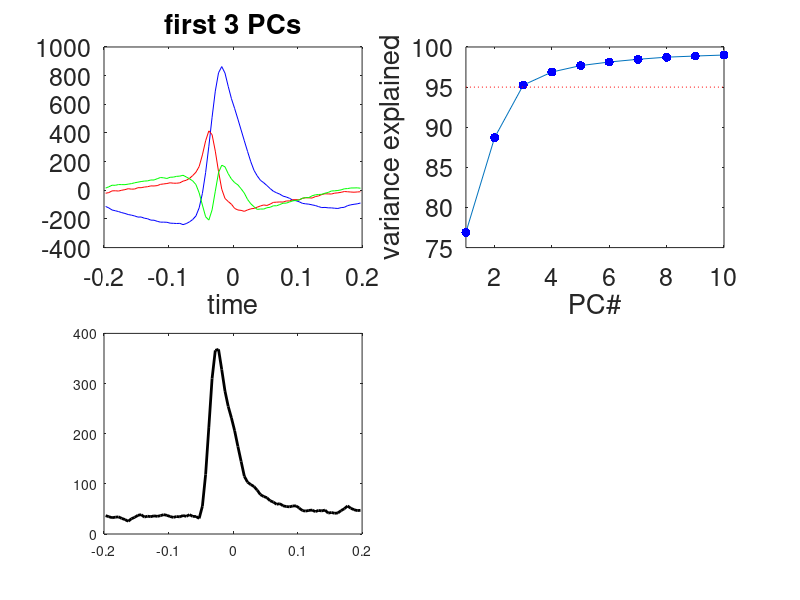

Reproduce this figure in MATLAB. (Note: this script raises an error after producing the figure.)
%%
cd('C:\Users\mvdm\Dropbox\projects\Jeff\ahv_peth_pca');
load SaccadePETHs

%% prep data
x1 = FRxBinNsmooth';
x2 = FRxBinTsmooth';
x = cat(2, x1, x2);

nBins = size(x, 1);
nCells = size(x1, 2);

x0 = mean(x);  
%xc = x - repmat(x0, [n 1]);
%xc = xc';
%% svd
%[u, s, v] = svd(xc); 
%evalue = diag(s(1:3,1:3)); 

%figure;
%plot(binCenters, u(:,1));
%hold on;
%plot(binCenters, u(:,2), 'r');
%plot(binCenters, u(:,3), 'g');

%%
[coeff, score, lat, tsq, var_expl, mu] = pca(x);

%% plot some diagnostics
figure;

subplot(221);
plot(binCenters, score(:,1), 'b');
hold on;
plot(binCenters, score(:,2), 'r');
plot(binCenters, score(:,3), 'g');
xlabel('time');
title('first 3 PCs');
set(gca, 'FontSize', 18);

subplot(222);
plot(cumsum(var_expl)); set(gca, 'XLim', [1 10]);
hold on;
plot(cumsum(var_expl), '.b', 'MarkerSize', 20 ); set(gca, 'XLim', [1 10]);
plot([1 10], [95 95], 'r:');
xlabel('PC#');
ylabel('variance explained');
set(gca, 'FontSize', 18);

%%
rec = score(:, 1:50)*coeff(:, 1:50)' + repmat(mu, [nBins 1]);

%% reconstruct specific cell TCs
subplot(223); 

this_cell = 7; 
plot(binCenters, x1(:, this_cell), 'k', 'LineWidth', 2); hold on;
%c0 = [0.8 0.8 0.8];
c = 'brgcm';

this_rec = repmat(mu(this_cell), [nBins 1]);
plot(binCenters, this_rec, 'Color', c0);
for iPC = 1:3
    this_rec = this_rec + score(:, iPC)*coeff(this_cell, iPC)';
    %plot(binCenters, this_rec, 'Color', c0 - iPC.*[0.15 0.15 0.15]);
    plot(binCenters, this_rec, 'Color', c(iPC));
end

xlabel('time');
title(sprintf('c%dn, cf %.2f %.2f %.2f', this_cell, coeff(this_cell,1), coeff(this_cell,2), coeff(this_cell,3)));
set(gca, 'FontSize', 18);

subplot(224);
plot(binCenters, x2(:, this_cell), 'k', 'LineWidth', 2); hold on;
%c0 = [0.8 0.8 0.8];
c = 'brgcm';

this_cell = this_cell + nCells;
this_rec = repmat(mu(this_cell), [nBins 1]);
plot(binCenters, this_rec, 'Color', c0);
for iPC = 1:3
    this_rec = this_rec + score(:, iPC)*coeff(this_cell, iPC)';
    %plot(binCenters, this_rec, 'Color', c0 - iPC.*[0.15 0.15 0.15]);
    plot(binCenters, this_rec, 'Color', c(iPC));
end

xlabel('time');
title(sprintf('c%dt, cf %.2f %.2f %.2f', this_cell - nCells, coeff(this_cell,1), coeff(this_cell,2), coeff(this_cell,3)));
set(gca, 'FontSize', 18);

%%
figure;

subplot(221);

n_idx = 1:nCells;
plot3(coeff(n_idx, 1), coeff(n_idx, 2), coeff(n_idx, 3), '.r', 'MarkerSize', 10);
s1h = gca;
grid on; 
set(gca, 'FontSize', 18);
xlabel('PC1'); ylabel('PC2'); zlabel('PC3'); title ('nasal');
ax = axis;

subplot(222);

h = plot3(0, 0, 0); delete(h);
s2h = gca;
axis(ax)
for iC = 1:nCells
   h = text(coeff(iC, 1), coeff(iC, 2), coeff(iC, 3), num2str(iC)); set(h, 'FontSize', 10);
   hold on;
end
grid on; 
set(gca, 'FontSize', 18);
xlabel('PC1'); ylabel('PC2'); zlabel('PC3'); title ('nasal');

Link = linkprop([s1h, s2h],{'CameraUpVector', 'CameraPosition', 'CameraTarget', 'XLim', 'YLim', 'ZLim'});
setappdata(gcf, 'StoreTheLink', Link);


subplot(223);

n_idx = nCells+1:size(coeff, 1);
plot3(coeff(n_idx, 1), coeff(n_idx, 2), coeff(n_idx, 3), '.g', 'MarkerSize', 10);
s3h = gca;
grid on; 
set(gca, 'FontSize', 18);
xlabel('PC1'); ylabel('PC2'); zlabel('PC3'); title ('temporal');
ax = axis;

subplot(224);

h = plot3(0, 0, 0); delete(h);
s4h = gca;
axis(ax)
for iC = nCells+1:size(coeff, 1)
   h = text(coeff(iC, 1), coeff(iC, 2), coeff(iC, 3), num2str(iC-nCells)); set(h, 'FontSize', 10);
   hold on;
end
grid on; 
set(gca, 'FontSize', 18);
xlabel('PC1'); ylabel('PC2'); zlabel('PC3'); title ('temporal');

Link = linkprop([s3h, s4h],{'CameraUpVector', 'CameraPosition', 'CameraTarget', 'XLim', 'YLim', 'ZLim'});
setappdata(gcf, 'StoreTheLink', Link);

%% highlight some selected TCs
toPlot = [7 23 31 30 58 47]; % nasal high PC1
toPlot = [56 13 11 32 53 41 43 65]; % temporal high PC1
toPlot = [11 26];
toPlot = [55 48 57 4 18 20 1 36];

figure;
for iP = 1:length(toPlot)
    
    subplot(3, 3, iP);
    this_c = toPlot(iP);
    plot(binCenters, x1(:, this_c), 'r', 'LineWidth', 2); hold on;
    plot(binCenters, x2(:, this_c), 'g', 'LineWidth', 2); hold on;
    title(sprintf('c%d', this_c));
    set(gca, 'FontSize', 16); grid on;
    
end

%%
figure;
subplot(221)

plot(coeff(1:nCells, 1), coeff(nCells + 1:end, 1), '.k', 'MarkerSize', 10);
grid on;
set(gca, 'FontSize', 18);
xlabel('nasal PC1 coeff'); ylabel('temporal PC1 coeff');
s1h = gca; ax = axis;


subplot(222)


h = plot(0, 0); delete(h);
s2h = gca;
axis(ax)
for iC = 1:nCells
   h = text(coeff(iC, 1), coeff(iC+nCells, 1), num2str(iC)); set(h, 'FontSize', 10);
   hold on;
end
grid on;
set(gca, 'FontSize', 18);
xlabel('nasal PC1 coeff'); ylabel('temporal PC1 coeff');